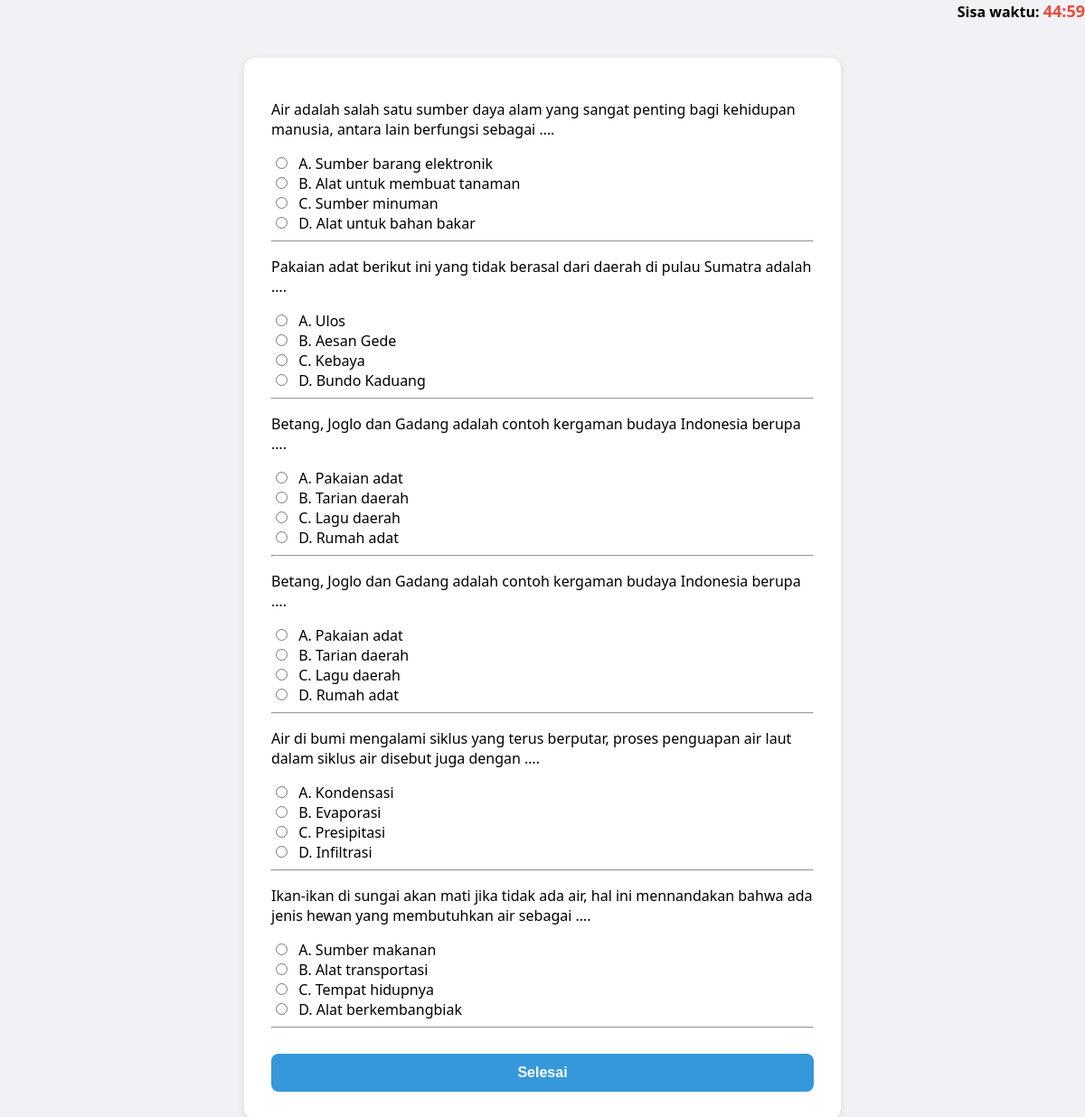
The app's page /pages/ujian.php with its own data.
### tables this page shows
CREATE TABLE `soal` (
  `id` int(11) NOT NULL,
  `pertanyaan` text NOT NULL,
  `opsi_a` varchar(100) DEFAULT NULL,
  `opsi_b` varchar(100) DEFAULT NULL,
  `opsi_c` varchar(100) DEFAULT NULL,
  `opsi_d` varchar(100) DEFAULT NULL,
  `jawaban` varchar(1) DEFAULT NULL
);

### pages/ujian.php (the view, shortened to what this page needs)
<?php
include '../config/db.php';
$soal = $conn->query("SELECT * FROM soal");
?>
<div style="text-align:right;font-weight:bold;">Sisa waktu: <span id="timer">45:00</span></div>
<form method="POST" id="ujianForm">
<?php while($row = $soal->fetch_assoc()): ?>
  <p><?= $row['pertanyaan'] ?></p>
  <label><input type="radio" name="<?= $row['id'] ?>" value="a" required /> A. <?= $row['opsi_a'] ?></label><br>
  <label><input type="radio" name="<?= $row['id'] ?>" value="b" /> B. <?= $row['opsi_b'] ?></label><br>
  <label><input type="radio" name="<?= $row['id'] ?>" value="c" /> C. <?= $row['opsi_c'] ?></label><br>
  <label><input type="radio" name="<?= $row['id'] ?>" value="d" /> D. <?= $row['opsi_d'] ?></label><br><hr>
<?php endwhile; ?>
  <button type="submit">Selesai</button>
</form>

### pages/ujian.php (style rules this page uses)
form { max-width: 600px; margin: 40px auto; padding: 30px; background-color: #ffffff; border-radius: 12px; box-shadow: 0 2px 10px rgba(0,0,0,0.1); text-align: left; }
input[type="radio"] { margin-right: 8px; }
button { width: 100%; padding: 12px; background-color: #3498db; color: white; border: none; border-radius: 8px; font-weight: bold; font-size: 16px; cursor: pointer; transition: background 0.3s ease; margin-top: 20px; }
#timer { font-size: 18px; color: #e74c3c; }

### records on screen
soal: pertanyaan "Air adalah salah satu sumber daya alam yang sangat penting bagi kehidupan manusia, antara lain berfungsi sebagai ….", opsi_a "Sumber barang elektronik", opsi_b "Alat untuk membuat tanaman", opsi_c "Sumber minuman", opsi_d "Alat untuk bahan bakar"
soal: pertanyaan "Pakaian adat berikut ini yang tidak berasal dari daerah di pulau Sumatra adalah ….", opsi_a "Ulos", opsi_b "Aesan Gede", opsi_c "Kebaya", opsi_d "Bundo Kaduang"
soal: pertanyaan "Betang, Joglo dan Gadang adalah contoh kergaman budaya Indonesia berupa ….", opsi_a "Pakaian adat", opsi_b "Tarian daerah", opsi_c "Lagu daerah", opsi_d "Rumah adat"
soal: pertanyaan "Betang, Joglo dan Gadang adalah contoh kergaman budaya Indonesia berupa ….", opsi_a "Pakaian adat", opsi_b "Tarian daerah", opsi_c "Lagu daerah", opsi_d "Rumah adat"
soal: pertanyaan "Air di bumi mengalami siklus yang terus berputar, proses penguapan air laut dalam siklus air disebut juga dengan ….", opsi_a "Kondensasi", opsi_b "Evaporasi", opsi_c "Presipitasi", opsi_d "Infiltrasi"
soal: pertanyaan "Ikan-ikan di sungai akan mati jika tidak ada air, hal ini mennandakan bahwa ada jenis hewan yang membutuhkan air sebagai ….", opsi_a "Sumber makanan", opsi_b "Alat transportasi", opsi_c "Tempat hidupnya", opsi_d "Alat berkembangbiak"
